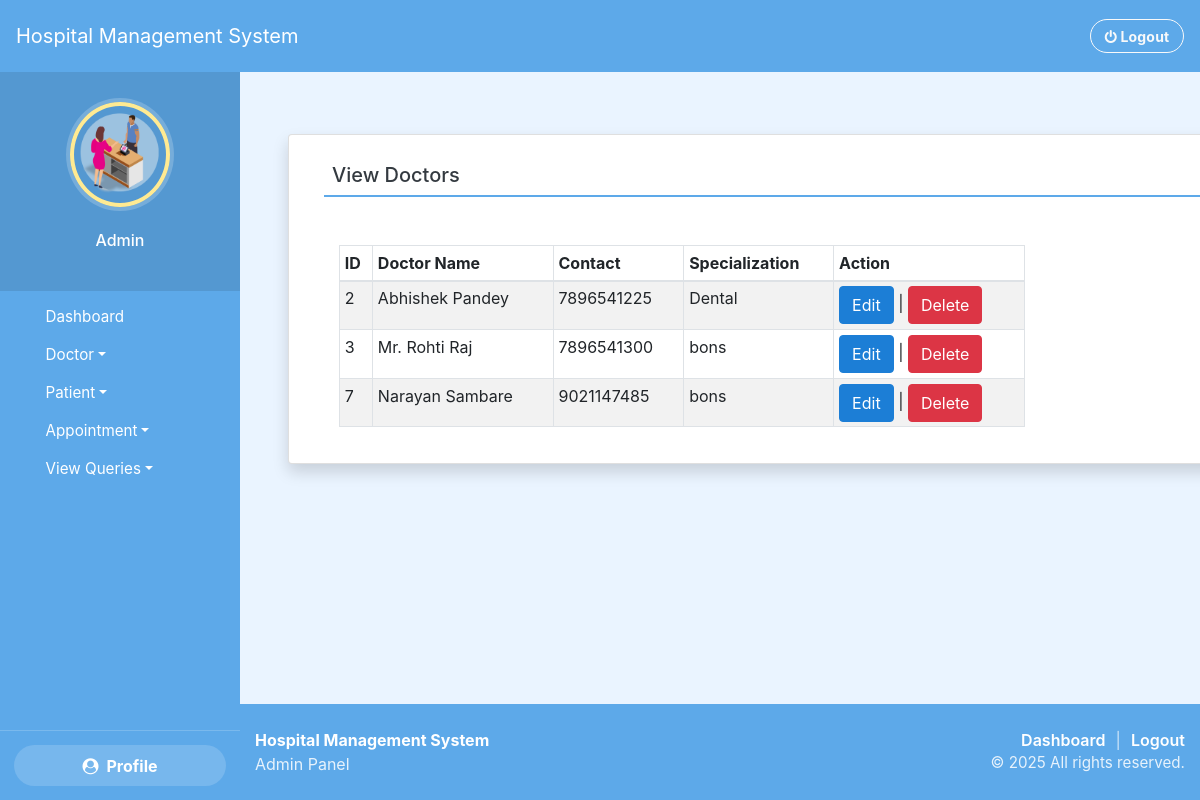
Page /view_doctor (signed in) on the committed database.
### hospitals/models.py (models this page shows, shortened)
class Doctor(models.Model):
    name = models.CharField(max_length=50)
    mobile = models.IntegerField()
    special = models.CharField(max_length=50)

### hospitals/views.py (the view)
# urls.py: path('view_doctor', view_doctor, name='view_doctor'),
def view_doctor(request):
    if not request.user.is_staff:
        return redirect('login')
    doc = Doctor.objects.all()
    d = {'doc':doc}
    return render(request,'view_doctor.html', d)

### hospitals/templates/view_doctor.html (shortened to what this page needs)
{% extends 'admin_nav.html' %}
{% load static %}
{% block content %}
<div style="height: 1rem;"></div>
<div class="container card shadow m-5">
    <div class="card-body">
        <h5 class="p-2" style="border-bottom: 2px solid #5DA9E9">View Doctors</h5>
		<div class="container mt-5">
			<div class="table-responsive">
		<table id="example" class="table table-striped table-bordered table-sm" style="width:80%">
			<thead>
				<tr>
					<th>ID</th>
					<th>Doctor Name</th>
					<th>Contact</th>
					<th>Specialization</th>
                    <th>Action</th>
				</tr>
			</thead>
			<tbody>
            {% for i in doc %}
			<tr>
				<td>{{i.id}}</td>
				<td>{{i.name}}</td>
				<td>{{i.mobile}}</td>
				<td>{{i.special}}</td>
				<td><a href="{% url 'edit_doctor' i.id %}" class="btn btn-primary">Edit</a> |
				<a href="{% url 'delete_doctor' i.id %}" onclick="return confirm('Are you ready to delete this record ?')" class="btn btn-danger">Delete</a></td>
			</tr>
			{% endfor %}
			</tbody>
		</table>
				</div>
	 </div>
	</div>
</div>
{% endblock content %}

### hospitals/static/style.css (style rules this page uses)
body { padding-left: 240px; }

### hospitals/static/theme.css (style rules this page uses)
:root { --primary: #5DA9E9; --primary-light: #EAF4FF; --secondary: #F1F3F5; --background: #FFFFFF; --text: #343A40; --button: #1C7ED6; }
html, body { background: var(--primary-light); color: var(--text); }
body { min-height: 100vh; display: flex; flex-direction: column; }
.btn-primary { background-color: var(--button) !important; border-color: var(--button) !important; }
.card { background: var(--background); }

### hospitals/templates/admin_nav.html (style rules this page uses)
* { margin: 0; padding: 0; box-sizing: border-box; }
:root { --admin-sidebar-width: 240px; --admin-sidebar-width-md: 90px; --admin-topbar-height: 70px; }
html, body { width: 100%; height: 100%; overflow-x: hidden; }
body { padding-left: var(--admin-sidebar-width); padding-top: var(--admin-topbar-height); overflow-y: auto; -ms-overflow-style: none; scrollbar-width: none; }
a:link { text-decoration: none; }
a { color: white; }

### rows in the picture
Doctor: id "2", name "Abhishek Pandey", mobile "7896541225", special "Dental"
Doctor: id "3", name "Mr. Rohti Raj", mobile "7896541300", special "bons"
Doctor: id "7", name "Narayan Sambare", mobile "9021147485", special "bons"
